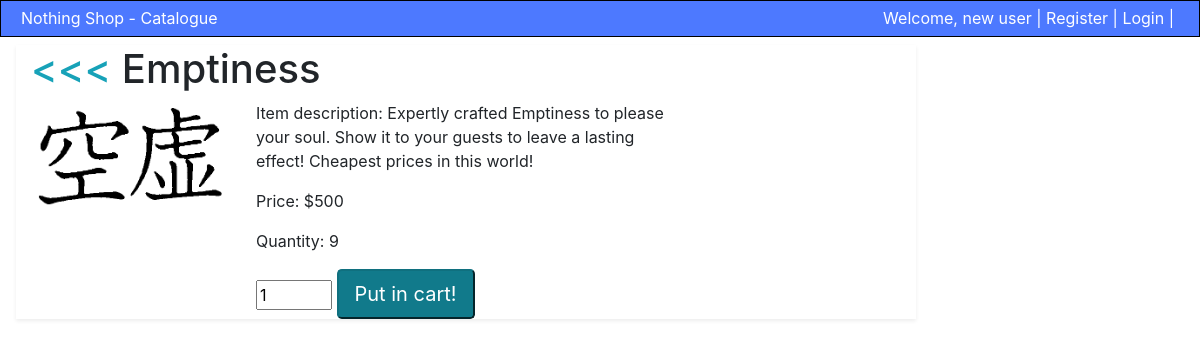
The app's page /shop_site/details/2/ with its own data.
### shop_site/models.py (models this page shows, shortened)
class Merch(models.Model):
    name = models.CharField(max_length=100)
    price = models.CharField(max_length=100)
    quantity = models.IntegerField(default=0)
    desc = models.TextField(default="No description.")
    image = models.CharField(default="shop_site/images/no_image.png", max_length=100)

### shop_site/views.py (the view)
# urls.py: path('details/<int:merch_id>/', views.detail, name='detail'),
def detail(request, merch_id):
    merch = get_object_or_404(Merch, pk=merch_id)
    return render(request, 'shop_site/detail.html', {'merch': merch})

### shop_site/templates/shop_site/detail.html (shortened to what this page needs)
{% extends "shop_site/base.html" %}
{% load static %}
{% block main-body %}
<div class="detail-card container w-75 mt-2 mx-3 shadow-sm">
	<div class="row">
		<div class="col-lg-9">
			<h1><a class="text-info" href="{% url 'index' %}" title="Back to list"><<<</a> {{ merch.name }}</h1>
			<div class="row">
				<div class="col-lg-4">
					<img src="{% static merch.image %}" class="img-fluid mh-100 mw-100 mx-auto d-block" alt="{{ merch.name }}"/>
				</div>
				<div class="col-lg-8">
					<p>Item description: {{ merch.desc }}</p>
					<p>Price: &#x24;{{ merch.price }}</p>
					<p>Quantity: {{ merch.quantity }}</p>
					{% if merch.quantity > 0 %}
					<form action="{% url 'cart' %}" method="post">
						<input name="merchnum" type="number" value="1" min="1" max="{{ merch.quantity }}">
						<input name="buy" type="submit" value="Put in cart!" class="btn-info btn-lg active"></input>
					</form>
					{% else %}
						<p><a href="#" class="btn btn-secondary btn-lg disabled">Stock is empty...</a></p>
					{% endif %}
				</div>
			</div>
		</div>
	</div>
</div>
{% endblock %}

### records on screen
Merch: name "Emptiness", image (picture), desc "Expertly crafted Emptiness to please your soul. Show it to your guests to leave a lasting effect! Cheapest prices in this world!", price "500", quantity "9"
